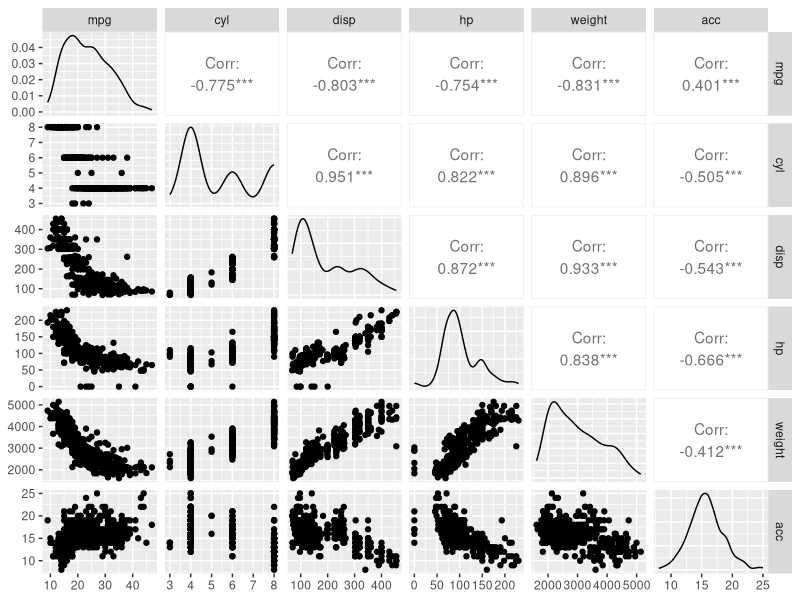
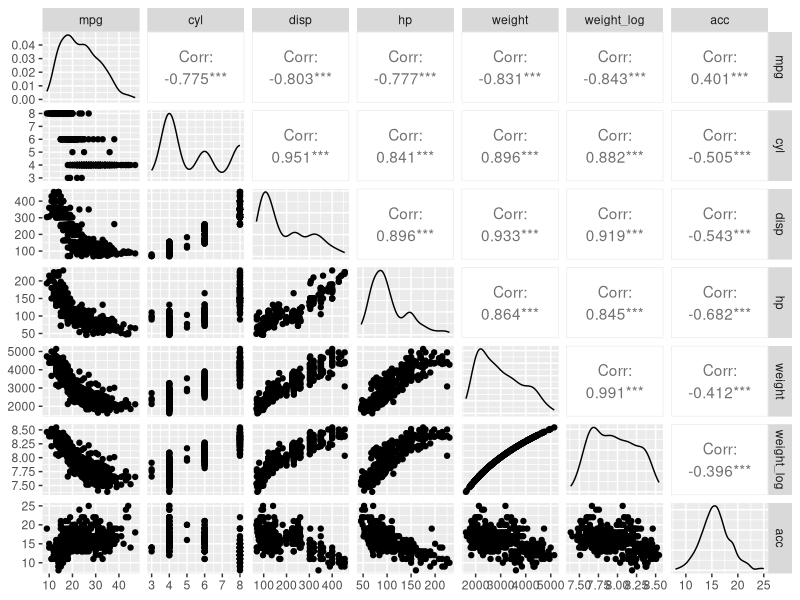

Generate these figures, in order, with R:
## ---- chunk 1
knitr::opts_chunk$set(echo = TRUE)
## ---- chunk 2
# Se cargan las librerías empleadas en la tarea. 
library(GGally) # carga el método ggpairs. 
library(Metrics) # carga la métrica MSE.
library(caTools) # carga el método sample.split. 
## ---- chunk 3
# Se carga el dataset en la variable autos_data. 
autos_data <- read.csv("auto-mpg_g.csv", header = TRUE)

# Se valida la carga correcta de los datos. 
head(autos_data)

# Se observa la estructura de los datos. 
str(autos_data)

# Se observan algunos detalles de los mismos. 
summary(autos_data)
## ---- chunk 4
# Se grafica las correlaciones entre variables (como parte del EDA y previo a limpiar los datos).
# Se omiten los datos almacenados en las variables "model.year", "origin" y "model.name" debido 
# a que estas son variables categóricas. 
ggpairs(autos_data[, c("mpg", "cyl", "disp", "hp", "weight", "acc")])
## ---- chunk 5
# Se setea la semilla.
set.seed(1)

# Se genera el vector lógico para separar los dataframes de entrenamiento y pruebas.
data_split <- sample.split(autos_data, SplitRatio = 0.8)

# Se carga el dataset con los datos de entrenamiento.
autos_train_data <- subset(autos_data, data_split == TRUE)

# Se carga el dataset con los datos de prueba. 
autos_test_data <- subset(autos_data, data_split == FALSE)
## ---- chunk 6
# Se crea un modelo de regresión lineal empleando como variables predictorias a "disp" y "weight". 
autos_model <- lm(mpg ~ weight + disp, autos_train_data)
## ---- chunk 7
# Se realiza la predicción de los datos de prueba. 
mpg_prediction <- predict(autos_model, autos_test_data)

# Se calcula el error cuadrático medio (mean-square error). 
autos_mse <- mse(actual = autos_test_data$mpg, predicted = mpg_prediction)
autos_mse
## ---- chunk 8
# Se va a probar la siguiente fórmula (igualmente sin preprocesado ni normalización)
# mpg ~ disp + cyl + weight + hp

# Se crea un modelo de regresión lineal empleando como variables predictorias a "disp", "cyl", "weight" y "hp". 
autos_model2 <- lm(mpg ~ disp + cyl + weight + hp, autos_train_data)

# Se realiza la predicción de los datos de prueba. 
mpg_prediction2 <- predict(autos_model2, autos_test_data)

# Se calcula el error cuadrático medio (mean-square error). 
autos_mse2 <- mse(actual = autos_test_data$mpg, predicted = mpg_prediction2)
autos_mse2
## ---- chunk 9
# Procesar los 6 valores faltantes en "hp".
#
# Fuentes de los datos faltantes:
#
# https://en.wikipedia.org/wiki/Ford_Pinto
# https://en.wikipedia.org/wiki/Ford_Maverick_(Americas)
# https://www.automobile-catalog.com/car/1980/27095/renault_5_le_car.html
# https://www.caranddriver.com/reviews/a15142429/1980-ford-mustang-cobra-review/
# https://www.conceptcarz.com/z25395/renault-18i.aspx
# https://www.automobile-catalog.com/make/amc/concord/concord_2-door_dl/1982.html
# 
autos_data[autos_data$hp == 0, ]
missing_hp <- autos_data[autos_data$hp == 0, ]
researched_names_missing <- c(" ford pinto", " ford maverick", " renault lecar deluxe", 
                              " ford mustang cobra", " renault 18i", " amc concord dl")
researched_hp_missing <- c(75L, 120L, 51L, 132L, 81L, 82L)

# Se duplica el dataset (para poseer trazabilidad) y se cambia la variable "model.name" a character.
autos_data_no_missing <- autos_data
autos_data_no_missing$model.name <- as.character(autos_data_no_missing$model.name)

# Se itera sobre cada uno de los valores por agregar.
for (index in seq_along(researched_names_missing)) {
  name <- researched_names_missing[index]
  hp <- researched_hp_missing[index]
  year <- missing_hp[index, ]$model.year # Existen varios modelos con el mismo nombre por distintos años.
  autos_data_no_missing[(name == autos_data_no_missing$model.name) & 
                          (year == autos_data_no_missing$model.year), ]$hp <- hp
}

# Se valida que los valores en el nuevo dataset se hayan cambiado correctamente
# (se usa la comparación con el dataset original para mayor facilidad).
autos_data_no_missing[autos_data$hp == 0, ]

# Normalizar o estandarizar las variables para que calcen en una distribución normal. 
autos_data_norm <- autos_data_no_missing
autos_data_norm$weight_log <- log(autos_data_norm$weight)

# Se grafica las correlaciones entre variables.
ggpairs(autos_data_norm[, c("mpg", "cyl", "disp", "hp", "weight", "weight_log", "acc")])

# Se genera el vector lógico para separar los dataframes de entrenamiento y pruebas.
data_split_final <- sample.split(autos_data_norm, SplitRatio = 0.8)

# Se carga el dataset con los datos de entrenamiento.
autos_train_data_final <- subset(autos_data_norm, data_split == TRUE)

# Se carga el dataset con los datos de prueba. 
autos_test_data_final <- subset(autos_data_norm, data_split == FALSE)

# Se seleccionan las variables para usarlas como variables predictorias.
# Se crea un modelo de regresión lineal.
# Se ajustan los parámetros de la función. 
autos_model_final <- lm(mpg ~ poly(weight_log, 2) + poly(hp, 3) + poly(disp, 3) + poly(acc, 5), 
                        autos_train_data_final)

# Se realiza la predicción de los datos de prueba. 
mpg_prediction_final <- predict(autos_model_final, autos_test_data_final)

# Se calcula el error cuadrático medio (mean-square error).
autos_mse_final <- mse(actual = autos_test_data_final$mpg, predicted = mpg_prediction_final)
autos_mse_final
